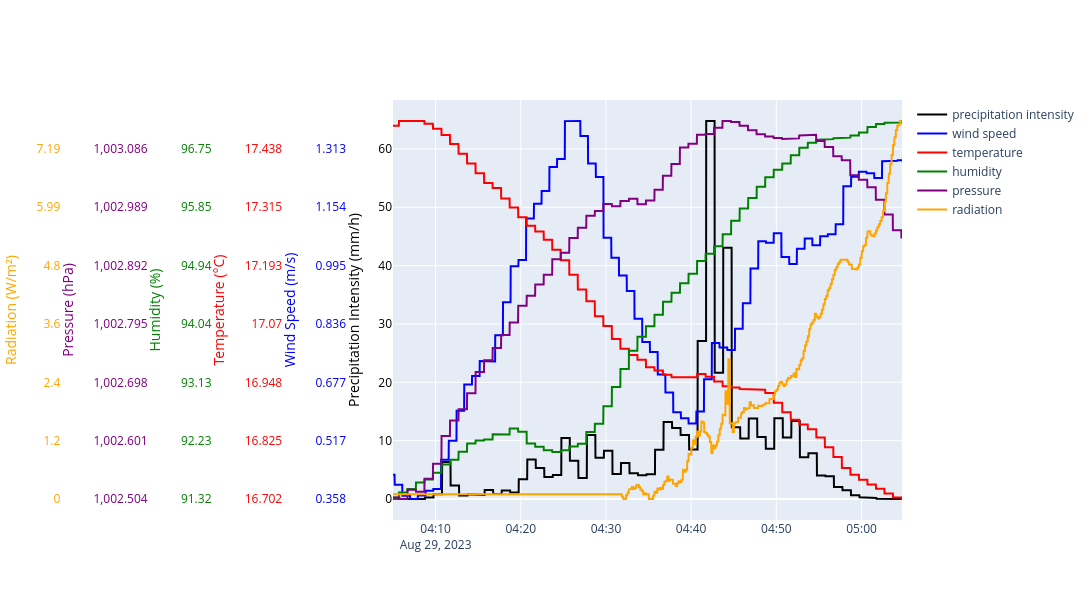

Source (notebook cell):
### Markdown cell above
### Met Data Overview

### Code cell
parameters = {
    "precipitation intensity": {
        "data_key": ("precipitation", "intensity_hour_shifted"),
        "color": "black",
        "axis_title": "Precipitation Intensity (mm/h)",
    },
    "wind speed": {
        "data_key": ("wind", "speed_avg"),
        "color": "blue",
        "axis_title": "Wind Speed (m/s)",
    },
    "temperature": {
        "data_key": ("temperature", "average"),
        "color": "red",
        "axis_title": "Temperature (°C)",
    },
    "humidity": {
        "data_key": ("humidity", "relative_avg"),
        "color": "green",
        "axis_title": "Humidity (%)",
    },
    "pressure": {
        "data_key": ("pressure", "relative_avg"),
        "color": "purple",
        "axis_title": "Pressure (hPa)",
    },
    "radiation": {
        "data_key": ("radiation", "current"),
        "color": "orange",
        "axis_title": "Radiation (W/m²)",
    },
}

plot_timeseries_separate_axes(df, parameters)

### Figure 1 — Plotly figure (JSON) as saved in the notebook; plotly's stock layout.template omitted (floating-point values rounded to 4 significant figures; data arrays with more than 128 entries replaced by an {"elided": "..."} marker saying what was removed)
{"data": [{"line": {"color": "black"}, "mode": "lines", "name": "precipitation intensity", "type": "scatter", "x": {"elided": "3586 str values"}, "y": {"elided": "3586 float values"}, "yaxis": "y"}, {"line": {"color": "blue"}, "mode": "lines", "name": "wind speed", "type": "scatter", "x": {"elided": "3586 str values"}, "y": {"elided": "3586 float values"}, "yaxis": "y2"}, {"line": {"color": "red"}, "mode": "lines", "name": "temperature", "type": "scatter", "x": {"elided": "3586 str values"}, "y": {"elided": "3586 float values"}, "yaxis": "y3"}, {"line": {"color": "green"}, "mode": "lines", "name": "humidity", "type": "scatter", "x": {"elided": "3586 str values"}, "y": {"elided": "3586 float values"}, "yaxis": "y4"}, {"line": {"color": "purple"}, "mode": "lines", "name": "pressure", "type": "scatter", "x": {"elided": "3586 str values"}, "y": {"elided": "3586 float values"}, "yaxis": "y5"}, {"line": {"color": "orange"}, "mode": "lines", "name": "radiation", "type": "scatter", "x": {"elided": "3586 str values"}, "y": {"elided": "3586 float values"}, "yaxis": "y6"}], "layout": {"height": 600, "width": 1400, "yaxis": {"tickfont": {"color": "black"}, "title": {"font": {"color": "black"}, "text": "Precipitation Intensity (mm/h)"}}, "yaxis2": {"anchor": "free", "autoshift": true, "overlaying": "y", "tickfont": {"color": "blue"}, "tickmode": "sync", "title": {"font": {"color": "blue"}, "text": "Wind Speed (m/s)"}}, "yaxis3": {"anchor": "free", "autoshift": true, "overlaying": "y", "tickfont": {"color": "red"}, "tickmode": "sync", "title": {"font": {"color": "red"}, "text": "Temperature (°C)"}}, "yaxis4": {"anchor": "free", "autoshift": true, "overlaying": "y", "tickfont": {"color": "green"}, "tickmode": "sync", "title": {"font": {"color": "green"}, "text": "Humidity (%)"}}, "yaxis5": {"anchor": "free", "autoshift": true, "overlaying": "y", "tickfont": {"color": "purple"}, "tickmode": "sync", "title": {"font": {"color": "purple"}, "text": "Pressure (hPa)"}}, "yaxis6": {"anchor": "free", "autoshift": true, "overlaying": "y", "tickfont": {"color": "orange"}, "tickmode": "sync", "title": {"font": {"color": "orange"}, "text": "Radiation (W/m²)"}}}}
